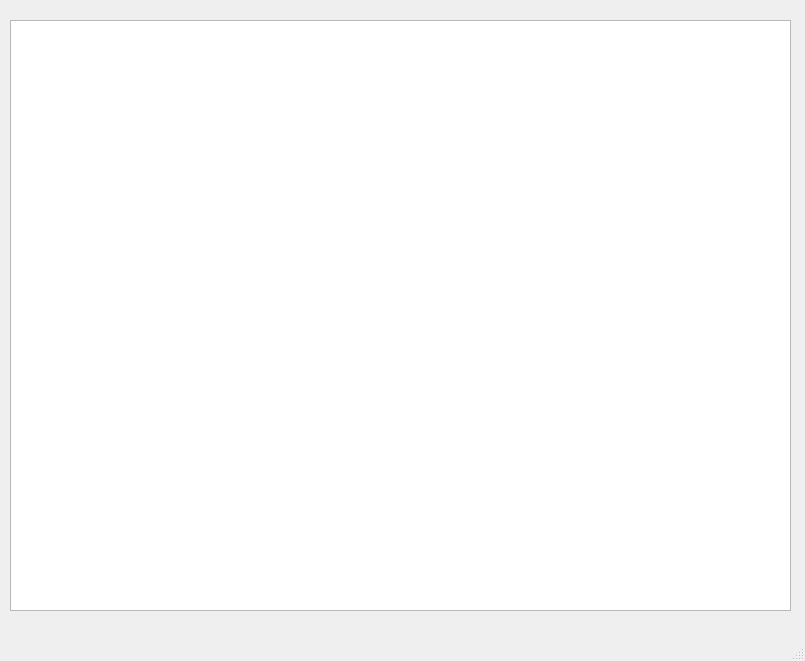
<?xml version="1.0" encoding="UTF-8"?>
<ui version="4.0">
 <class>MainWindow</class>
 <widget class="QMainWindow" name="MainWindow">
  <property name="geometry">
   <rect>
    <x>0</x>
    <y>0</y>
    <width>805</width>
    <height>661</height>
   </rect>
  </property>
  <property name="windowTitle">
   <string>MainWindow</string>
  </property>
  <widget class="QWidget" name="centralwidget">
   <widget class="QTableWidget" name="table">
    <property name="geometry">
     <rect>
      <x>10</x>
      <y>20</y>
      <width>781</width>
      <height>591</height>
     </rect>
    </property>
   </widget>
  </widget>
  <widget class="QMenuBar" name="menubar">
   <property name="geometry">
    <rect>
     <x>0</x>
     <y>0</y>
     <width>805</width>
     <height>21</height>
    </rect>
   </property>
  </widget>
  <widget class="QStatusBar" name="statusbar"/>
 </widget>
 <resources/>
 <connections/>
</ui>
